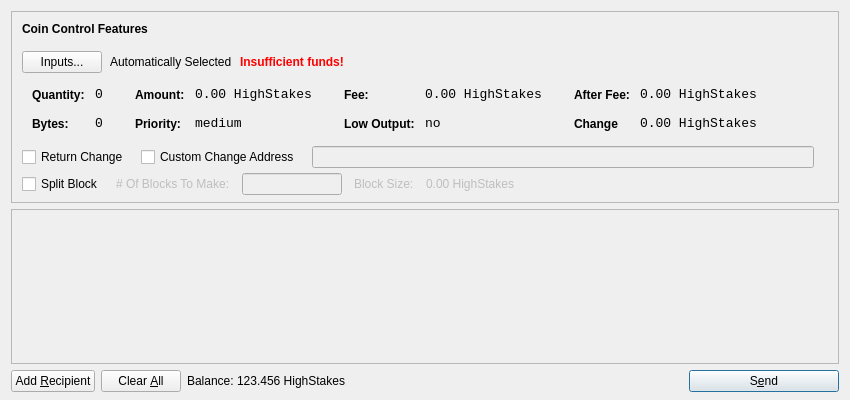
<?xml version="1.0" encoding="UTF-8"?>
<ui version="4.0">
 <class>SendCoinsDialog</class>
 <widget class="QDialog" name="SendCoinsDialog">
  <property name="geometry">
   <rect>
    <x>0</x>
    <y>0</y>
    <width>850</width>
    <height>400</height>
   </rect>
  </property>
  <property name="windowTitle">
   <string>Send Coins</string>
  </property>
  <layout class="QVBoxLayout" name="verticalLayout" stretch="0,1,0">
   <property name="bottomMargin">
    <number>8</number>
   </property>
   <item>
    <widget class="QFrame" name="frameCoinControl">
     <property name="sizePolicy">
      <sizepolicy hsizetype="Expanding" vsizetype="Expanding">
       <horstretch>0</horstretch>
       <verstretch>0</verstretch>
      </sizepolicy>
     </property>
     <property name="maximumSize">
      <size>
       <width>16777215</width>
       <height>16777215</height>
      </size>
     </property>
     <property name="frameShape">
      <enum>QFrame::StyledPanel</enum>
     </property>
     <property name="frameShadow">
      <enum>QFrame::Sunken</enum>
     </property>
     <layout class="QVBoxLayout" name="verticalLayoutCoinControl2">
      <property name="spacing">
       <number>6</number>
      </property>
      <property name="leftMargin">
       <number>0</number>
      </property>
      <property name="topMargin">
       <number>0</number>
      </property>
      <property name="rightMargin">
       <number>0</number>
      </property>
      <property name="bottomMargin">
       <number>6</number>
      </property>
      <item>
       <layout class="QVBoxLayout" name="verticalLayoutCoinControl" stretch="0,0,0,0,1">
        <property name="spacing">
         <number>0</number>
        </property>
        <property name="leftMargin">
         <number>10</number>
        </property>
        <property name="topMargin">
         <number>10</number>
        </property>
        <item>
         <layout class="QHBoxLayout" name="horizontalLayoutCoinControl1">
          <property name="bottomMargin">
           <number>15</number>
          </property>
          <item>
           <widget class="QLabel" name="labelCoinControlFeatures">
            <property name="sizePolicy">
             <sizepolicy hsizetype="Preferred" vsizetype="Maximum">
              <horstretch>0</horstretch>
              <verstretch>0</verstretch>
             </sizepolicy>
            </property>
            <property name="font">
             <font>
              <weight>75</weight>
              <bold>true</bold>
             </font>
            </property>
            <property name="styleSheet">
             <string notr="true">font-weight:bold;</string>
            </property>
            <property name="text">
             <string>Coin Control Features</string>
            </property>
           </widget>
          </item>
         </layout>
        </item>
        <item>
         <layout class="QHBoxLayout" name="horizontalLayoutCoinControl2" stretch="0,0,0,0">
          <property name="spacing">
           <number>8</number>
          </property>
          <property name="bottomMargin">
           <number>10</number>
          </property>
          <item>
           <widget class="QPushButton" name="pushButtonCoinControl">
            <property name="styleSheet">
             <string notr="true"/>
            </property>
            <property name="text">
             <string>Inputs...</string>
            </property>
           </widget>
          </item>
          <item>
           <widget class="QLabel" name="labelCoinControlAutomaticallySelected">
            <property name="text">
             <string>Automatically Selected</string>
            </property>
            <property name="margin">
             <number>5</number>
            </property>
           </widget>
          </item>
          <item>
           <widget class="QLabel" name="labelCoinControlInsuffFunds">
            <property name="font">
             <font>
              <weight>75</weight>
              <bold>true</bold>
             </font>
            </property>
            <property name="styleSheet">
             <string notr="true">color:red;font-weight:bold;</string>
            </property>
            <property name="text">
             <string>Insufficient funds!</string>
            </property>
            <property name="margin">
             <number>5</number>
            </property>
           </widget>
          </item>
          <item>
           <spacer name="horizontalSpacerCoinControl">
            <property name="orientation">
             <enum>Qt::Horizontal</enum>
            </property>
            <property name="sizeHint" stdset="0">
             <size>
              <width>40</width>
              <height>1</height>
             </size>
            </property>
           </spacer>
          </item>
         </layout>
        </item>
        <item>
         <widget class="QWidget" name="widgetCoinControl" native="true">
          <property name="sizePolicy">
           <sizepolicy hsizetype="Preferred" vsizetype="Preferred">
            <horstretch>0</horstretch>
            <verstretch>0</verstretch>
           </sizepolicy>
          </property>
          <property name="minimumSize">
           <size>
            <width>0</width>
            <height>0</height>
           </size>
          </property>
          <property name="styleSheet">
           <string notr="true"/>
          </property>
          <layout class="QHBoxLayout" name="horizontalLayoutCoinControl5">
           <property name="margin">
            <number>0</number>
           </property>
           <item>
            <layout class="QHBoxLayout" name="horizontalLayoutCoinControl3" stretch="0,0,0,1">
             <property name="spacing">
              <number>20</number>
             </property>
             <property name="topMargin">
              <number>0</number>
             </property>
             <property name="bottomMargin">
              <number>10</number>
             </property>
             <item>
              <layout class="QFormLayout" name="formLayoutCoinControl1">
               <property name="horizontalSpacing">
                <number>10</number>
               </property>
               <property name="verticalSpacing">
                <number>14</number>
               </property>
               <property name="leftMargin">
                <number>10</number>
               </property>
               <property name="topMargin">
                <number>4</number>
               </property>
               <property name="rightMargin">
                <number>6</number>
               </property>
               <item row="0" column="0">
                <widget class="QLabel" name="labelCoinControlQuantityText">
                 <property name="styleSheet">
                  <string notr="true">font-weight:bold;</string>
                 </property>
                 <property name="text">
                  <string>Quantity:</string>
                 </property>
                 <property name="margin">
                  <number>0</number>
                 </property>
                </widget>
               </item>
               <item row="0" column="1">
                <widget class="QLabel" name="labelCoinControlQuantity">
                 <property name="font">
                  <font>
                   <family>Monospace</family>
                   <pointsize>10</pointsize>
                  </font>
                 </property>
                 <property name="cursor">
                  <cursorShape>IBeamCursor</cursorShape>
                 </property>
                 <property name="contextMenuPolicy">
                  <enum>Qt::ActionsContextMenu</enum>
                 </property>
                 <property name="text">
                  <string>0</string>
                 </property>
                 <property name="margin">
                  <number>0</number>
                 </property>
                 <property name="textInteractionFlags">
                  <set>Qt::LinksAccessibleByMouse|Qt::TextSelectableByKeyboard|Qt::TextSelectableByMouse</set>
                 </property>
                </widget>
               </item>
               <item row="1" column="0">
                <widget class="QLabel" name="labelCoinControlBytesText">
                 <property name="styleSheet">
                  <string notr="true">font-weight:bold;</string>
                 </property>
                 <property name="text">
                  <string>Bytes:</string>
                 </property>
                </widget>
               </item>
               <item row="1" column="1">
                <widget class="QLabel" name="labelCoinControlBytes">
                 <property name="font">
                  <font>
                   <family>Monospace</family>
                   <pointsize>10</pointsize>
                  </font>
                 </property>
                 <property name="cursor">
                  <cursorShape>IBeamCursor</cursorShape>
                 </property>
                 <property name="contextMenuPolicy">
                  <enum>Qt::ActionsContextMenu</enum>
                 </property>
                 <property name="text">
                  <string>0</string>
                 </property>
                 <property name="textInteractionFlags">
                  <set>Qt::LinksAccessibleByMouse|Qt::TextSelectableByKeyboard|Qt::TextSelectableByMouse</set>
                 </property>
                </widget>
               </item>
              </layout>
             </item>
             <item>
              <layout class="QFormLayout" name="formLayoutCoinControl2">
               <property name="horizontalSpacing">
                <number>10</number>
               </property>
               <property name="verticalSpacing">
                <number>14</number>
               </property>
               <property name="leftMargin">
                <number>6</number>
               </property>
               <property name="topMargin">
                <number>4</number>
               </property>
               <property name="rightMargin">
                <number>6</number>
               </property>
               <item row="0" column="0">
                <widget class="QLabel" name="labelCoinControlAmountText">
                 <property name="styleSheet">
                  <string notr="true">font-weight:bold;</string>
                 </property>
                 <property name="text">
                  <string>Amount:</string>
                 </property>
                 <property name="margin">
                  <number>0</number>
                 </property>
                </widget>
               </item>
               <item row="0" column="1">
                <widget class="QLabel" name="labelCoinControlAmount">
                 <property name="font">
                  <font>
                   <family>Monospace</family>
                   <pointsize>10</pointsize>
                  </font>
                 </property>
                 <property name="cursor">
                  <cursorShape>IBeamCursor</cursorShape>
                 </property>
                 <property name="contextMenuPolicy">
                  <enum>Qt::ActionsContextMenu</enum>
                 </property>
                 <property name="text">
                  <string>0.00 HighStakes</string>
                 </property>
                 <property name="textInteractionFlags">
                  <set>Qt::LinksAccessibleByMouse|Qt::TextSelectableByKeyboard|Qt::TextSelectableByMouse</set>
                 </property>
                </widget>
               </item>
               <item row="1" column="0">
                <widget class="QLabel" name="labelCoinControlPriorityText">
                 <property name="styleSheet">
                  <string notr="true">font-weight:bold;</string>
                 </property>
                 <property name="text">
                  <string>Priority:</string>
                 </property>
                </widget>
               </item>
               <item row="1" column="1">
                <widget class="QLabel" name="labelCoinControlPriority">
                 <property name="font">
                  <font>
                   <family>Monospace</family>
                   <pointsize>10</pointsize>
                  </font>
                 </property>
                 <property name="cursor">
                  <cursorShape>IBeamCursor</cursorShape>
                 </property>
                 <property name="contextMenuPolicy">
                  <enum>Qt::ActionsContextMenu</enum>
                 </property>
                 <property name="text">
                  <string>medium</string>
                 </property>
                 <property name="textInteractionFlags">
                  <set>Qt::LinksAccessibleByMouse|Qt::TextSelectableByKeyboard|Qt::TextSelectableByMouse</set>
                 </property>
                </widget>
               </item>
              </layout>
             </item>
             <item>
              <layout class="QFormLayout" name="formLayoutCoinControl3">
               <property name="horizontalSpacing">
                <number>10</number>
               </property>
               <property name="verticalSpacing">
                <number>14</number>
               </property>
               <property name="leftMargin">
                <number>6</number>
               </property>
               <property name="topMargin">
                <number>4</number>
               </property>
               <property name="rightMargin">
                <number>6</number>
               </property>
               <item row="0" column="0">
                <widget class="QLabel" name="labelCoinControlFeeText">
                 <property name="styleSheet">
                  <string notr="true">font-weight:bold;</string>
                 </property>
                 <property name="text">
                  <string>Fee:</string>
                 </property>
                 <property name="margin">
                  <number>0</number>
                 </property>
                </widget>
               </item>
               <item row="0" column="1">
                <widget class="QLabel" name="labelCoinControlFee">
                 <property name="font">
                  <font>
                   <family>Monospace</family>
                   <pointsize>10</pointsize>
                  </font>
                 </property>
                 <property name="cursor">
                  <cursorShape>IBeamCursor</cursorShape>
                 </property>
                 <property name="contextMenuPolicy">
                  <enum>Qt::ActionsContextMenu</enum>
                 </property>
                 <property name="text">
                  <string>0.00 HighStakes</string>
                 </property>
                 <property name="textInteractionFlags">
                  <set>Qt::LinksAccessibleByMouse|Qt::TextSelectableByKeyboard|Qt::TextSelectableByMouse</set>
                 </property>
                </widget>
               </item>
               <item row="1" column="0">
                <widget class="QLabel" name="labelCoinControlLowOutputText">
                 <property name="styleSheet">
                  <string notr="true">font-weight:bold;</string>
                 </property>
                 <property name="text">
                  <string>Low Output:</string>
                 </property>
                </widget>
               </item>
               <item row="1" column="1">
                <widget class="QLabel" name="labelCoinControlLowOutput">
                 <property name="font">
                  <font>
                   <family>Monospace</family>
                   <pointsize>10</pointsize>
                  </font>
                 </property>
                 <property name="cursor">
                  <cursorShape>IBeamCursor</cursorShape>
                 </property>
                 <property name="contextMenuPolicy">
                  <enum>Qt::ActionsContextMenu</enum>
                 </property>
                 <property name="text">
                  <string>no</string>
                 </property>
                 <property name="textInteractionFlags">
                  <set>Qt::LinksAccessibleByMouse|Qt::TextSelectableByKeyboard|Qt::TextSelectableByMouse</set>
                 </property>
                </widget>
               </item>
              </layout>
             </item>
             <item>
              <layout class="QFormLayout" name="formLayoutCoinControl4">
               <property name="fieldGrowthPolicy"> 
                 <enum>QFormLayout::AllNonFixedFieldsGrow</enum> 
                </property>			  
               <property name="horizontalSpacing">
                <number>10</number>
               </property>
               <property name="verticalSpacing">
                <number>14</number>
               </property>
               <property name="leftMargin">
                <number>6</number>
               </property>
               <property name="topMargin">
                <number>4</number>
               </property>
               <property name="rightMargin">
                <number>6</number>
               </property>
               <item row="0" column="0">
                <widget class="QLabel" name="labelCoinControlAfterFeeText">
                 <property name="styleSheet">
                  <string notr="true">font-weight:bold;</string>
                 </property>
                 <property name="text">
                  <string>After Fee:</string>
                 </property>
                 <property name="margin">
                  <number>0</number>
                 </property>
                </widget>
               </item>
               <item row="0" column="1">
                <widget class="QLabel" name="labelCoinControlAfterFee">
                 <property name="font">
                  <font>
                   <family>Monospace</family>
                   <pointsize>10</pointsize>
                  </font>
                 </property>
                 <property name="cursor">
                  <cursorShape>IBeamCursor</cursorShape>
                 </property>
                 <property name="contextMenuPolicy">
                  <enum>Qt::ActionsContextMenu</enum>
                 </property>
                 <property name="text">
                  <string>0.00 HighStakes</string>
                 </property>
                 <property name="textInteractionFlags">
                  <set>Qt::LinksAccessibleByMouse|Qt::TextSelectableByKeyboard|Qt::TextSelectableByMouse</set>
                 </property>
                </widget>
               </item>
               <item row="1" column="0">
                <widget class="QLabel" name="labelCoinControlChangeText">
                 <property name="styleSheet">
                  <string notr="true">font-weight:bold;</string>
                 </property>
                 <property name="text">
                  <string>Change</string>
                 </property>
                </widget>
               </item>
               <item row="1" column="1">
                <widget class="QLabel" name="labelCoinControlChange">
                 <property name="font">
                  <font>
                   <family>Monospace</family>
                   <pointsize>10</pointsize>
                  </font>
                 </property>
                 <property name="cursor">
                  <cursorShape>IBeamCursor</cursorShape>
                 </property>
                 <property name="contextMenuPolicy">
                  <enum>Qt::ActionsContextMenu</enum>
                 </property>
                 <property name="text">
                  <string>0.00 HighStakes</string>
                 </property>
                 <property name="textInteractionFlags">
                  <set>Qt::LinksAccessibleByMouse|Qt::TextSelectableByKeyboard|Qt::TextSelectableByMouse</set>
                 </property>
                </widget>
               </item>
              </layout>
             </item>
            </layout>
           </item>
          </layout>
         </widget>
        </item>
        <item>
        <layout class="QHBoxLayout" name="horizontalLayoutCoinControl4" stretch="0,0,0,0">
          <property name="spacing">
           <number>12</number>
          </property>
          <property name="sizeConstraint">
           <enum>QLayout::SetDefaultConstraint</enum>
          </property>
          <property name="topMargin">
           <number>5</number>
          </property>
          <property name="rightMargin">
           <number>5</number>
          </property>
          <item>
		  <widget class="QCheckBox" name="returnChangeCheckBox">
 		  <property name="text">
 		  <string>Return Change</string>
 		  </property>
		  </widget>
 		  </item>
 		  <item>		  
           <widget class="QCheckBox" name="checkBoxCoinControlChange">
            <property name="text">
             <string>Custom Change Address</string>
            </property>
           </widget>
          </item>
          <item>
           <widget class="QLineEdit" name="lineEditCoinControlChange">
            <property name="enabled">
             <bool>false</bool>
            </property>
            <property name="sizePolicy">
             <sizepolicy hsizetype="Expanding" vsizetype="Fixed">
              <horstretch>0</horstretch>
              <verstretch>0</verstretch>
             </sizepolicy>
            </property>
           </widget>
          </item>
          <item>
           <widget class="QLabel" name="labelCoinControlChangeLabel">
            <property name="sizePolicy">
             <sizepolicy hsizetype="Preferred" vsizetype="Expanding">
              <horstretch>0</horstretch>
              <verstretch>0</verstretch>
             </sizepolicy>
            </property>
            <property name="minimumSize">
             <size>
              <width>0</width>
              <height>0</height>
             </size>
            </property>
            <property name="text">
             <string/>
            </property>
            <property name="margin">
             <number>3</number>
            </property>
           </widget>
          </item>
         </layout>
        </item>
        <item>
         <layout class="QHBoxLayout" name="horizontalLayoutCoinControl4a" stretch="0,0,0,0">
           <property name="alignment" >
          <set>Qt::AlignLeft</set>
           </property>
           <property name="spacing">
            <number>12</number>
           </property>
           <property name="sizeConstraint">
            <enum>QLayout::SetDefaultConstraint</enum>
           </property>
           <property name="topMargin">
            <number>5</number>
           </property>
           <property name="rightMargin">
            <number>5</number>
           </property>
            <item> 
            <widget class="QCheckBox" name="splitBlockCheckBox"> 
             <property name="text"> 
              <string>Split Block</string> 
             </property> 
            </widget> 
           </item> 
           <item> 
            <widget class="QLabel" name="labelBlocksToMakeText"> 
             <property name="enabled"> 
              <bool>false</bool> 
             </property> 
             <property name="text"> 
              <string># Of Blocks To Make:</string> 
             </property> 
            </widget> 
           </item>
           <item> 
            <widget class="QLineEdit" name="splitBlockLineEdit"> 
             <property name="enabled"> 
              <bool>false</bool> 
             </property> 
             <property name="sizePolicy"> 
              <sizepolicy hsizetype="Fixed" vsizetype="Fixed"> 
               <horstretch>0</horstretch> 
               <verstretch>0</verstretch> 
              </sizepolicy> 
             </property> 
             <property name="maximumSize"> 
              <size> 
               <width>100</width> 
               <height>16777215</height> 
              </size> 
             </property> 
            </widget> 
           </item> 
           <item> 
            <widget class="QLabel" name="labelBlockSizeText"> 
             <property name="enabled"> 
              <bool>false</bool> 
             </property> 
             <property name="text"> 
              <string>Block Size:</string> 
             </property> 
            </widget> 
           </item> 
           <item> 
            <widget class="QLabel" name="labelBlockSize"> 
             <property name="enabled"> 
              <bool>false</bool> 
             </property> 
             <property name="text"> 
              <string>0.00 HighStakes</string> 
             </property>
            </widget> 
            </item>
          </layout>
         </item>
         <item>		
         <spacer name="verticalSpacerCoinControl">
          <property name="orientation">
           <enum>Qt::Vertical</enum>
          </property>
          <property name="sizeHint" stdset="0">
           <size>
            <width>800</width>
            <height>1</height>
           </size>
          </property>
         </spacer>
        </item>
       </layout>
      </item>
     </layout>
    </widget>
   </item>
   <item>
    <widget class="QScrollArea" name="scrollArea">
     <property name="widgetResizable">
      <bool>true</bool>
     </property>
     <widget class="QWidget" name="scrollAreaWidgetContents">
      <property name="geometry">
       <rect>
        <x>0</x>
        <y>0</y>
        <width>830</width>
        <height>172</height>
       </rect>
      </property>
      <layout class="QVBoxLayout" name="verticalLayout_2">
       <property name="margin">
        <number>0</number>
       </property>
       <item>
        <layout class="QVBoxLayout" name="entries">
         <property name="spacing">
          <number>6</number>
         </property>
        </layout>
       </item>
       <item>
        <spacer name="verticalSpacer">
         <property name="orientation">
          <enum>Qt::Vertical</enum>
         </property>
         <property name="sizeHint" stdset="0">
          <size>
           <width>20</width>
           <height>40</height>
          </size>
         </property>
        </spacer>
       </item>
      </layout>
     </widget>
    </widget>
   </item>
   <item>
    <layout class="QHBoxLayout" name="horizontalLayout">
     <item>
      <widget class="QPushButton" name="addButton">
       <property name="toolTip">
        <string>Send to multiple recipients at once</string>
       </property>
       <property name="text">
        <string>Add &amp;Recipient</string>
       </property>
       <property name="icon">
        <iconset resource="../bitcoin.qrc">
         <normaloff>:/icons/add</normaloff>:/icons/add</iconset>
       </property>
       <property name="autoDefault">
        <bool>false</bool>
       </property>
      </widget>
     </item>
     <item>
      <widget class="QPushButton" name="clearButton">
       <property name="sizePolicy">
        <sizepolicy hsizetype="Minimum" vsizetype="Fixed">
         <horstretch>0</horstretch>
         <verstretch>0</verstretch>
        </sizepolicy>
       </property>
       <property name="toolTip">
        <string>Remove all transaction fields</string>
       </property>
       <property name="text">
        <string>Clear &amp;All</string>
       </property>
       <property name="icon">
        <iconset resource="../bitcoin.qrc">
         <normaloff>:/icons/remove</normaloff>:/icons/remove</iconset>
       </property>
       <property name="autoRepeatDelay">
        <number>300</number>
       </property>
       <property name="autoDefault">
        <bool>false</bool>
       </property>
      </widget>
     </item>
     <item>
      <layout class="QHBoxLayout" name="horizontalLayout_2">
       <property name="spacing">
        <number>3</number>
       </property>
       <item>
        <widget class="QLabel" name="label">
         <property name="sizePolicy">
          <sizepolicy hsizetype="Preferred" vsizetype="Fixed">
           <horstretch>0</horstretch>
           <verstretch>0</verstretch>
          </sizepolicy>
         </property>
         <property name="text">
          <string>Balance:</string>
         </property>
        </widget>
       </item>
       <item>
        <widget class="QLabel" name="labelBalance">
         <property name="sizePolicy">
          <sizepolicy hsizetype="Preferred" vsizetype="Fixed">
           <horstretch>0</horstretch>
           <verstretch>0</verstretch>
          </sizepolicy>
         </property>
         <property name="cursor">
          <cursorShape>IBeamCursor</cursorShape>
         </property>
         <property name="text">
          <string>123.456 HighStakes</string>
         </property>
         <property name="textInteractionFlags">
          <set>Qt::LinksAccessibleByMouse|Qt::TextSelectableByKeyboard|Qt::TextSelectableByMouse</set>
         </property>
        </widget>
       </item>
      </layout>
     </item>
     <item>
      <spacer name="horizontalSpacer">
       <property name="orientation">
        <enum>Qt::Horizontal</enum>
       </property>
       <property name="sizeHint" stdset="0">
        <size>
         <width>40</width>
         <height>20</height>
        </size>
       </property>
      </spacer>
     </item>
     <item>
      <widget class="QPushButton" name="sendButton">
       <property name="minimumSize">
        <size>
         <width>150</width>
         <height>0</height>
        </size>
       </property>
       <property name="toolTip">
        <string>Confirm the send action</string>
       </property>
       <property name="text">
        <string>S&amp;end</string>
       </property>
       <property name="icon">
        <iconset resource="../bitcoin.qrc">
         <normaloff>:/icons/send</normaloff>:/icons/send</iconset>
       </property>
       <property name="default">
        <bool>true</bool>
       </property>
      </widget>
     </item>
    </layout>
   </item>
  </layout>
 </widget>
 <resources>
  <include location="../bitcoin.qrc"/>
 </resources>
 <connections/>
</ui>
